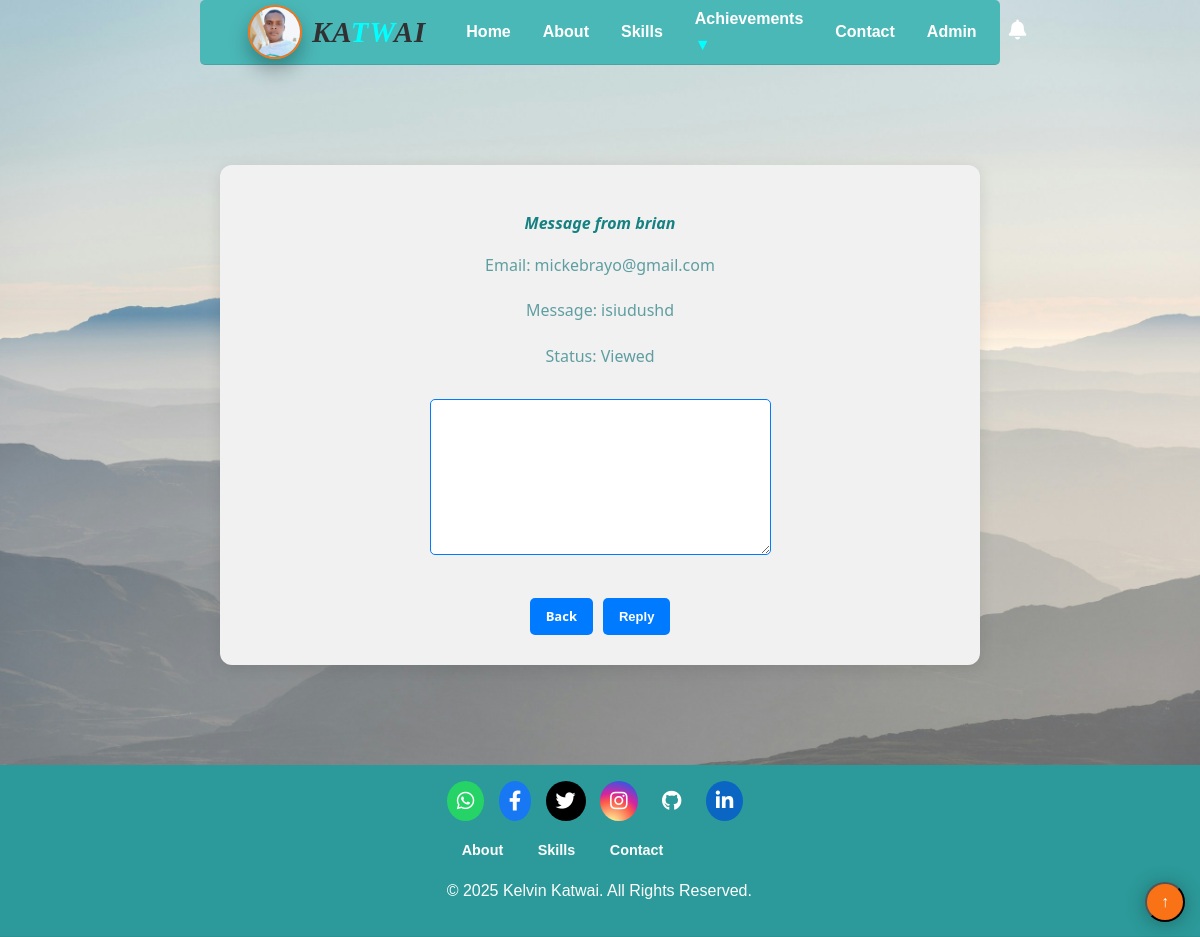
Page /message/2/ (signed in) on the committed database.
### app/models.py (models this page shows, shortened)
class Message(models.Model):
    full_name = models.CharField(max_length=100)
    email = models.EmailField()
    message = models.TextField()
    STATUS_CHOICES  = [
        ('new', 'New'),
        ('viewed', 'Viewed'),
        ('replied', 'Replied'),
    ]
    status = models.CharField(max_length=10, choices=STATUS_CHOICES, default='new')
    reply = models.TextField(blank=True, null=True)
    created_at = models.DateTimeField(auto_now_add=True)

### app/views.py (the view)
# urls.py: path('message/<int:message_id>/', views.view_message_detail, name='view_message_detail'),
@login_required
@user_passes_test(is_superuser)
def view_message_detail(request, message_id):
    message = get_object_or_404(Message, id=message_id)
    if message.status == 'new':
        message.status = 'viewed'
        message.save()
    if request.method == 'POST':
        form = ReplyForm(request.POST, instance=message)
        if form.is_valid():
            message = form.save(commit=False)
            message.status = 'replied'
            message.save()
            send_mail(
                subject=f"Reply to your message",
                message=message.reply,
                from_email=settings.DEFAULT_FROM_EMAIL,
                recipient_list=[message.email],
            )
            messages.success(request, 'Reply sent successfully!')
            return redirect('view_messages')
    else:
        form = ReplyForm(instance=message)
    return render(request, 'view_message_detail.html', {
        'message': message,
        'form': form
    })

### app/forms.py
class ReplyForm(forms.ModelForm):
    class Meta:
        model = Message
        fields = ['reply']

### app/views.py (called while the page is built)
def is_superuser(user):
    return user.is_superuser

def new_messages_count(request):
    if request.user.is_authenticated and request.user.is_superuser:
        return {'new_messages_count': Message.objects.filter(status='new').count()}
    return {'new_messages_count': 0}

### templates/view_message_detail.html (shortened to what this page needs)
{% extends 'base.html' %}
{% block content %}
<div class="message-detail-container">
  <h3>Message from {{ message.full_name }}</h3>
  <p>Email: {{ message.email }}</p>
  <p>Message: {{ message.message }}</p>
  <p>Status: {{ message.get_status_display }}</p>
  <form id="replyForm" method="POST">
    {{ form.as_p }}
    <div class="buttons">
        <a href="{% url 'view_messages' %}" class="btn-submit">Back</a>
        <button type="submit" class="btn-submit">Reply</button>
    </div>
  </form>
</div>
{% endblock %}

### templates/view_message_detail.html (style rules this page uses)
.message-detail-container { max-width: 700px; margin: 100px auto; padding: 30px; background: #f1f1f2; border-radius: 12px; text-align: center; box-shadow: 0 3px 15px rgba(0,0,0,0.1); font-family: 'Segoe UI', sans-serif; }
.message-detail-container h3 { text-align: center; color: #178181; font-style: oblique; font-size: medium; }
.message-detail-container p { text-align: center; color: cadetblue; margin-bottom: 20px; }
.message-detail-container textarea { margin: 10px 0; border-radius: 5px; outline: none; color: #3fa7aa; border: 1px solid #007bff; }
.buttons { display: flex; justify-content: center; gap: 10px; margin-top: 15px; }
.btn-submit { margin-top: 5px; padding: 8px 16px; text-decoration: none; background-color: #007bff; color: #fff; border-radius: 5px; border: none; cursor: pointer; font-weight: bold; font-size: small; transition: background 0.3s ease; }

### templates/base.html (style rules this page uses)
body { margin: 0; font-family: 'Poppins', sans-serif; color: #333; line-height: 1.6; background-image: url(static/images/about5.jpg); background-repeat: no-repeat; background-size: cover; background-position: center; }

### rows in the picture
Message: full_name "brian", email "mickebrayo@gmail.com", message "isiudushd", status "Viewed"
